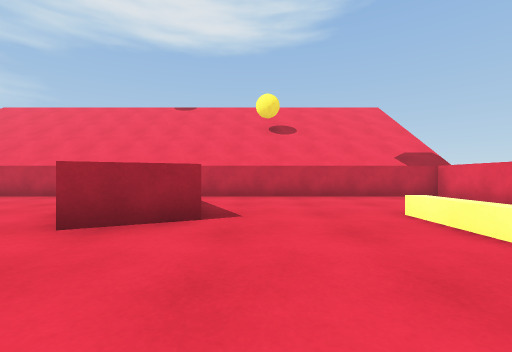
view 1 (above)

18 first-person views from a walk through a Unity game level. The camera is 0.62 m above the floor, looks level and sees 90° across. The floor is counted in squares, 1 m on a side. Each view is taken from the middle of a square. On the plan, view 1 faces up. The plan holds only what a view shows up to about 9 squares ahead; the rest is blank. The place goes on beyond the plan. The player character is not drawn.

view 2
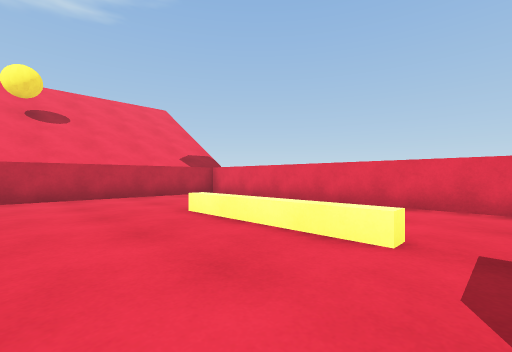

view 3
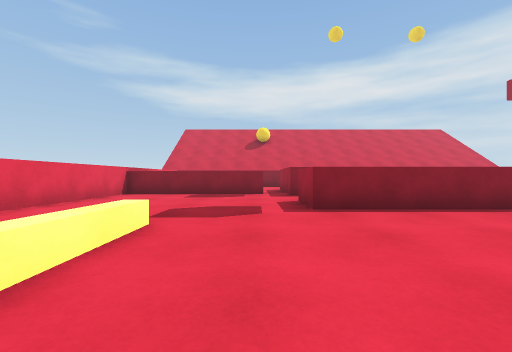

view 4
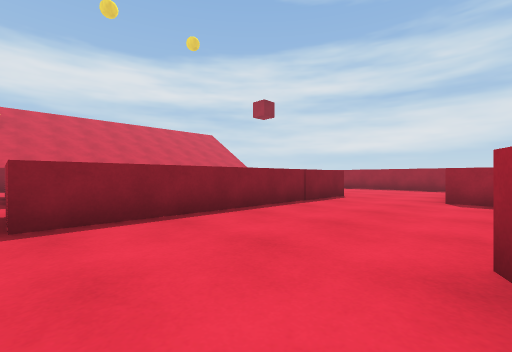

view 5
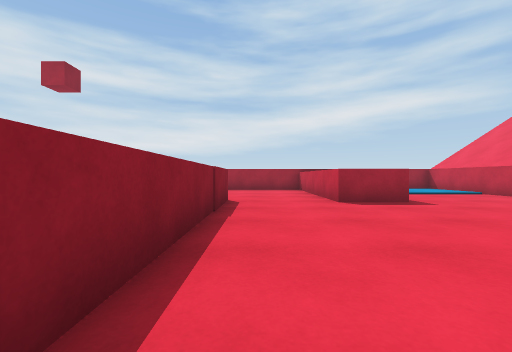

view 6
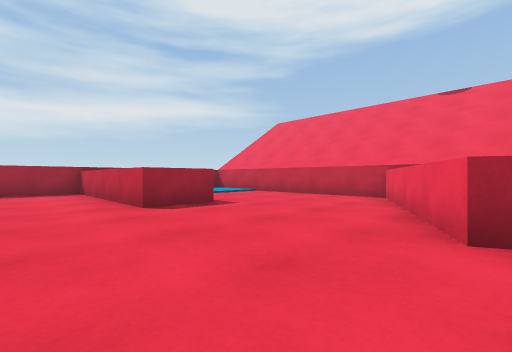

view 7
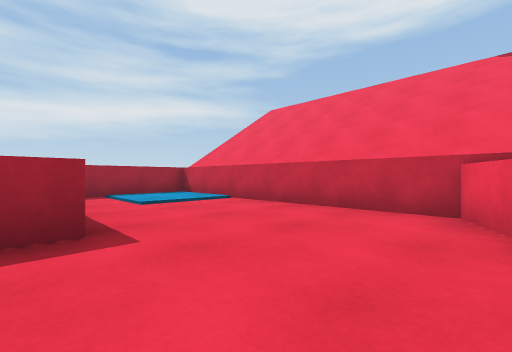

view 8
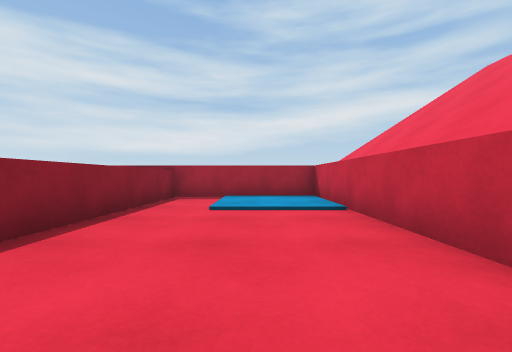

view 9
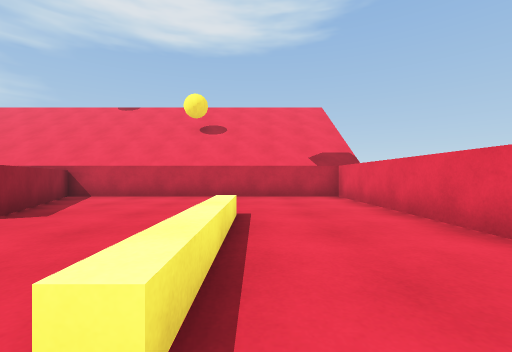

view 10
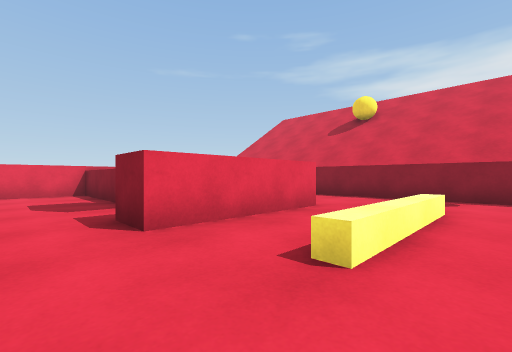

view 11
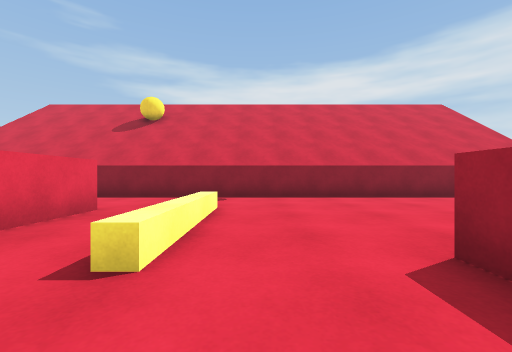

view 12
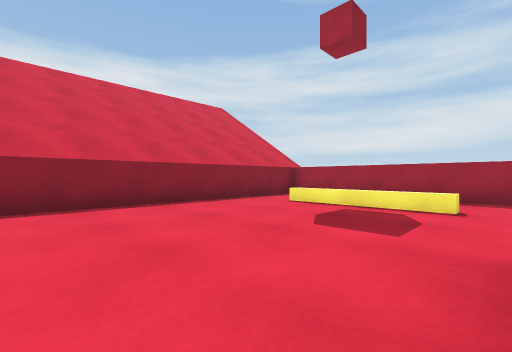

view 13
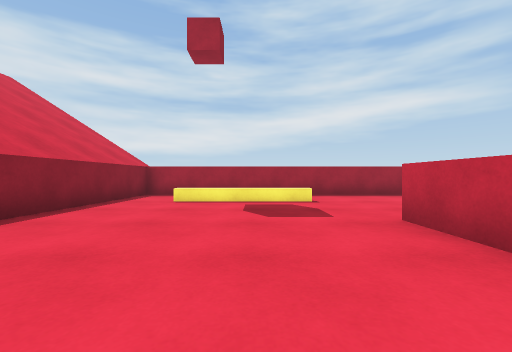

view 14
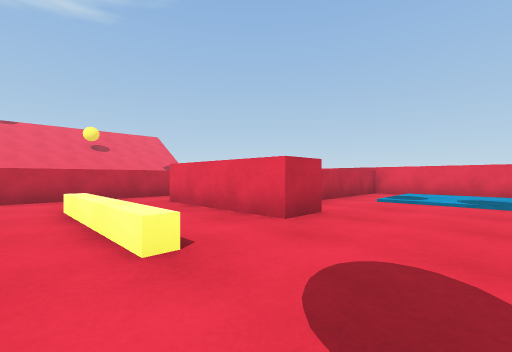

view 15
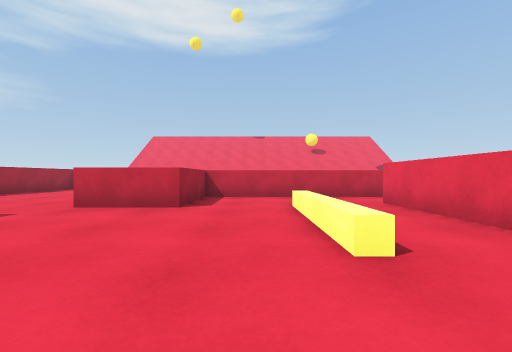

view 16
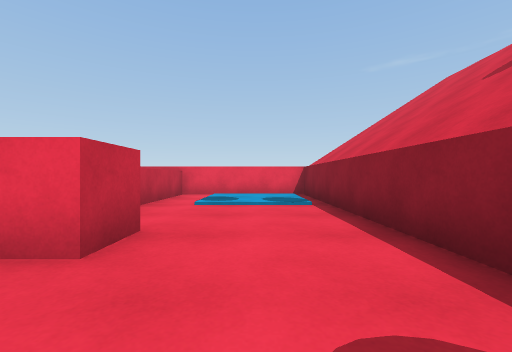

view 17
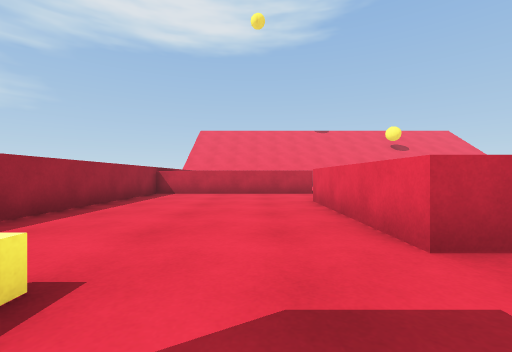

view 18
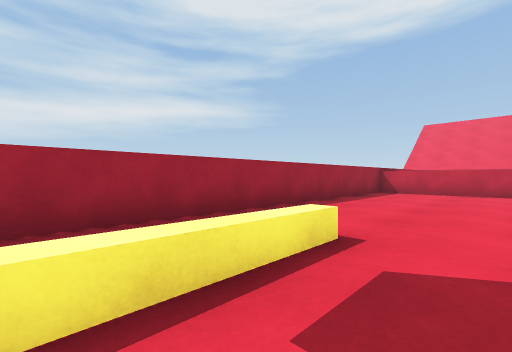

### Floor plan
Key: @ floor where view 1 was taken; # wall or solid block; . main floor; : floor 0.05 m higher than the main floor; ^ raised ledge.
Columns run from 13 left of view 1 to 6 right of it. Each row starts with its distance up from view 1.
  8 ####################
  7 #:::.....##........#
  6 #:::.....###.......#
  5 #.........##.......#
  4 #.........###......#
  3 #######....#....^..#
  2 #######.........^..#
  1 #...............^..#
  0 #............@.....#
 -1 #.....^^######... .#
 -2 #.....^^######... .#
 -3 #.....^^...........#
 -4 #.....^^...........#
 -5 #.....^^..^.########
 -6 #..^......^.## #####
 -7 #..^......^.##.....#
 -8 #..^......^.....:::#
 -9 #...............:::#
-10 #...............:::#
-11 ####################

Positions as (right, up) in squares from view 1, and headings:
1: (0, 0), facing up
2: (0, 0), facing up-right
3: (1, 4), facing down
4: (0, 3), facing down-left
5: (-1, 0), facing left
6: (-2, 0), facing up-left
7: (-4, 3), facing up-left
8: (-5, 6), facing left
9: (3, 0), facing up
10: (-4, -3), facing down-right
11: (-4, -3), facing down
12: (-5, -5), facing down-left
13: (-4, -7), facing left
14: (-4, -10), facing up-right
15: (-4, -10), facing up
16: (-3, -9), facing right
17: (-9, -7), facing up
18: (-9, -8), facing up-left
